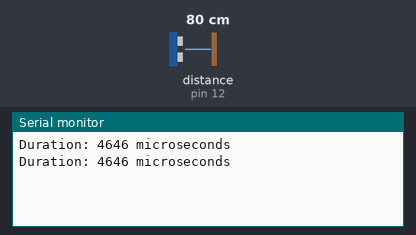
Bench run of a sketch on a simulated Arduino Uno, built with avr-gcc and run on an emulated ATmega328P. Parts: the last lines printed to the serial monitor. Wiring (inferred from the names in the program): ultrasonic range finder: trigger pin 12; echo pin 12. Inputs (shaded band) come from the test bench; at power-on: distance to the obstacle (sensor on pin 12) 80 cm. The echo pulse lasts 58.3 µs per cm.

Above: at 1.8 s.
1.9 s: distance to the obstacle (sensor on pin 12) set to 2 cm
At 2.8 s:
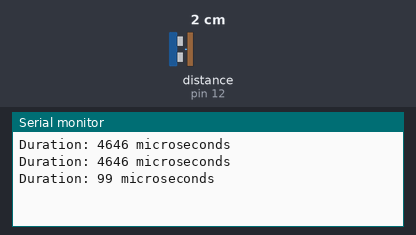
3.4 s: distance to the obstacle (sensor on pin 12) set to 4 cm
At 4.8 s:
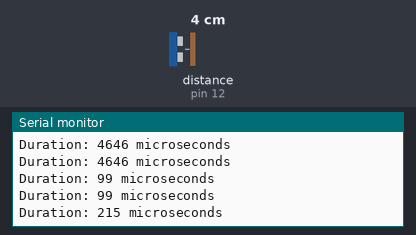
Timing chart, 0 to 6.4 s (numbered marks = the images above; inputs shaded):
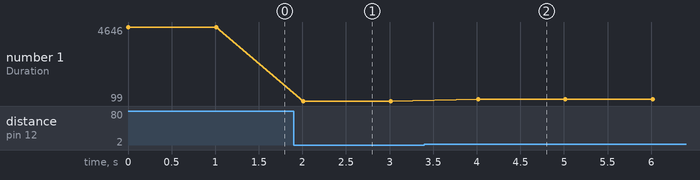

Measured:
- after the input at 1.9 s, the serial monitor: prints a new line after 0.11 s (image 1)
- after the input at 3.4 s, the serial monitor: prints a new line after 0.62 s (image 2)
- plotted number 1: 4646 → 99 after the input at 1.9 s, 99 → 215 after the input at 3.4 s

The sketch:

Ultrasound_w10studio.ino
```cpp
#define TIMEOUT 30000
#define WAITING_TIME 1000

#define ULTRASONIC 12
// If you are using PORT 1 of the mCore, the ultrasonic sensor is connected to digital pin 12
// If you are using PORT 2 of the mCore, the ultrasonic sensor is connected to digital pin 10

void setup() {
  // Set up serial communication
  Serial.begin(9600);
}

void loop() {
  // The following code runs repeatedly:
  pinMode(ULTRASONIC, OUTPUT);

  digitalWrite(ULTRASONIC, LOW);
  delayMicroseconds(2);
  digitalWrite(ULTRASONIC, HIGH);
  delayMicroseconds(2);
  digitalWrite(ULTRASONIC, LOW);

  pinMode(ULTRASONIC, INPUT);

  long duration = pulseIn(ULTRASONIC, HIGH, TIMEOUT);

  Serial.print("Duration: ");
  Serial.print(duration);
  Serial.println(" microseconds");

  delay(WAITING_TIME);
}
```
